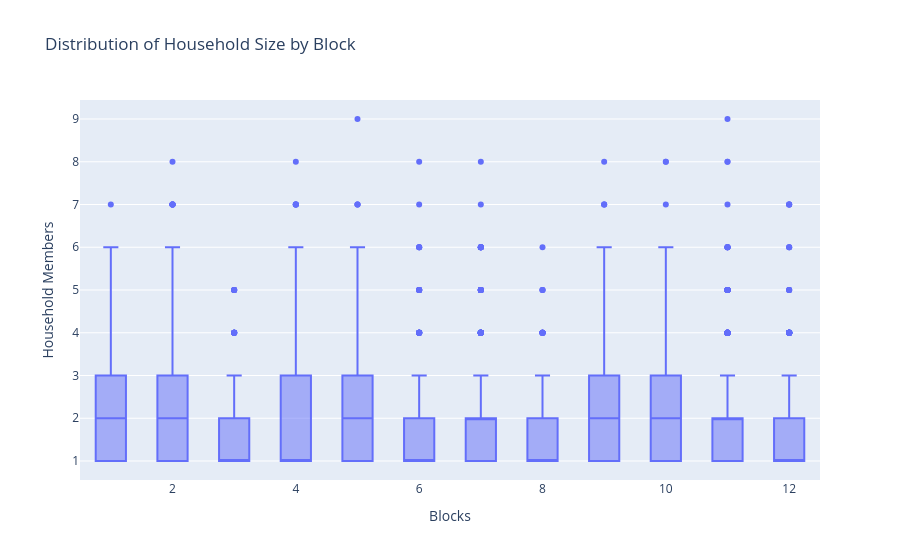

Notebook code for this chart:
### Code cell
fig = px.box(
    df,
    x="Blocks",
    y="corrected_population",
    title="Distribution of Household Size by Block",
    labels={"corrected_population": "Household Members"}
)

fig.show()

### Figure 1 — Plotly figure (JSON) as saved in the notebook; plotly's stock layout.template omitted (floating-point values rounded to 4 significant figures; data arrays with more than 128 entries replaced by an {"elided": "..."} marker saying what was removed)
{"data": [{"alignmentgroup": "True", "hovertemplate": "Blocks=%{x}<br>Household Members=%{y}<extra></extra>", "legendgroup": "", "marker": {"color": "#636efa"}, "name": "", "notched": false, "offsetgroup": "", "orientation": "v", "showlegend": false, "type": "box", "x": {"elided": "4426 float values"}, "x0": " ", "xaxis": "x", "y": {"elided": "4426 int values"}, "y0": " ", "yaxis": "y"}], "layout": {"boxmode": "group", "legend": {"tracegroupgap": 0}, "title": {"text": "Distribution of Household Size by Block"}, "xaxis": {"anchor": "y", "domain": [0, 1], "title": {"text": "Blocks"}}, "yaxis": {"anchor": "x", "domain": [0, 1], "title": {"text": "Household Members"}}}}
